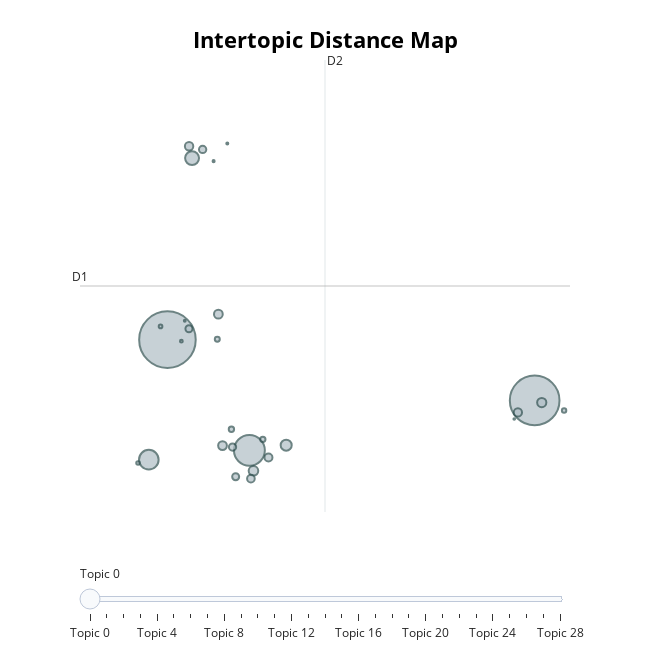

The notebook cell this image was saved under:
### Code cell
topic_model = topic_model.reduce_topics(docs, nr_topics=30)
topic_model.visualize_topics()

### Figure 1 — Plotly figure (JSON) as saved in the notebook; plotly's stock layout.template omitted (floating-point values rounded to 4 significant figures)
{"data": [{"customdata": [[0, "like | enemy | play | get | make", 15852], [1, "good | fuck | best | bad | yes", 12219], [2, "love | die | hate | ii | rollin", 4731], [3, "gud | de | que | git | jogo", 1902], [4, "skeleton | hitboxes | hat | parry | hitbox", 959], [5, "praise | sun | jolly | cooperation | die", 603], [6, "shrek | handle | unless | life | rat", 457], [7, "peak | epic | hell | fiction | top", 421], [8, "elden | ring | good | play | like", 382], [9, "amana | ez | amaze | shrine | fuck", 380], [10, "hole | tongue | try | horse | finger", 349], [11, "poo | dogshit | dog | cat | fart", 340], [12, "seek | lest | bearer | bear | pursuer", 314], [13, "majula | emerald | herald | waifu | anus", 290], [14, "underrated | overhated | underrate | underated | criminally", 266], [15, "achievement | chest | message | gem | ahead", 262], [16, "adp | adaptability | level | stat | lvl", 245], [17, "goat | goated | casul | rap | rapier", 241], [18, "cancer | addictive | addict | brain | health", 142], [19, "iron | keep | never | go | passage", 140], [20, "save | cloud | file | data | delete", 123], [21, "illusory | ahead | wall | liar | video", 96], [22, "smooth | rough | edge | silky | yah", 66], [23, "gavlan | wheel | deal | gah | hah", 63], [24, "enjoyer | average | content | enjoys | bert", 39], [25, "base | foraksen | buy | please | forefront", 21], [26, "swag | pog | onnnn | gayming | swigity", 20], [27, "key | binding | bind | keybinds | keybinding", 17], [28, "bussin | bussy | bus | claymore | bis", 13]], "hovertemplate": "<b>Topic %{customdata[0]}</b><br>%{customdata[1]}<br>Size: %{customdata[2]}", "legendgroup": "", "marker": {"color": "#B0BEC5", "line": {"color": "DarkSlateGrey", "width": 2}, "size": [15852, 12219, 4731, 1902, 959, 603, 457, 421, 382, 380, 349, 340, 314, 290, 266, 262, 245, 241, 142, 140, 123, 96, 66, 63, 39, 21, 20, 17, 13], "sizemode": "area", "sizeref": 9.908, "symbol": "circle"}, "mode": "markers", "name": "", "orientation": "v", "showlegend": false, "type": "scatter", "x": [-5.993, 0.1656, -4.619, -6.306, -5.58, -4.002, -4.55, 0.2846, -5.139, -5.07, -5.63, -0.1158, -4.298, -4.593, -5.403, -4.901, -5.632, -4.849, -4.92, -4.393, -5.157, 0.6594, -6.109, -6.487, -5.76, -5.219, -4.989, -5.702, -0.1769], "xaxis": "x", "y": [11.99, 9.97, 8.313, 8.004, 18.01, 8.486, 7.634, 9.901, 12.83, 8.471, 18.41, 9.572, 8.079, 7.373, 18.3, 8.422, 12.35, 7.436, 9.012, 8.678, 12.0, 9.636, 12.43, 7.891, 11.94, 17.91, 18.5, 12.61, 9.356], "yaxis": "y"}], "layout": {"annotations": [{"showarrow": false, "text": "D1", "x": -7.46, "y": 13.77, "yshift": 10}, {"showarrow": false, "text": "D2", "x": -3.351, "xshift": 10, "y": 21.27}], "height": 650, "hoverlabel": {"bgcolor": "white", "font": {"family": "Rockwell", "size": 16}}, "legend": {"itemsizing": "constant", "tracegroupgap": 0}, "margin": {"t": 60}, "shapes": [{"line": {"color": "#CFD8DC", "width": 2}, "type": "line", "x0": -3.351, "x1": -3.351, "y0": 6.267, "y1": 21.27}, {"line": {"color": "#9E9E9E", "width": 2}, "type": "line", "x0": -7.46, "x1": 0.7583, "y0": 13.77, "y1": 13.77}], "sliders": [{"active": 0, "pad": {"t": 50}, "steps": [{"args": [{"marker.color": [["red", "#B0BEC5", "#B0BEC5", "#B0BEC5", "#B0BEC5", "#B0BEC5", "#B0BEC5", "#B0BEC5", "#B0BEC5", "#B0BEC5", "#B0BEC5", "#B0BEC5", "#B0BEC5", "#B0BEC5", "#B0BEC5", "#B0BEC5", "#B0BEC5", "#B0BEC5", "#B0BEC5", "#B0BEC5", "#B0BEC5", "#B0BEC5", "#B0BEC5", "#B0BEC5", "#B0BEC5", "#B0BEC5", "#B0BEC5", "#B0BEC5", "#B0BEC5"]]}], "label": "Topic 0", "method": "update"}, {"args": [{"marker.color": [["#B0BEC5", "red", "#B0BEC5", "#B0BEC5", "#B0BEC5", "#B0BEC5", "#B0BEC5", "#B0BEC5", "#B0BEC5", "#B0BEC5", "#B0BEC5", "#B0BEC5", "#B0BEC5", "#B0BEC5", "#B0BEC5", "#B0BEC5", "#B0BEC5", "#B0BEC5", "#B0BEC5", "#B0BEC5", "#B0BEC5", "#B0BEC5", "#B0BEC5", "#B0BEC5", "#B0BEC5", "#B0BEC5", "#B0BEC5", "#B0BEC5", "#B0BEC5"]]}], "label": "Topic 1", "method": "update"}, {"args": [{"marker.color": [["#B0BEC5", "#B0BEC5", "red", "#B0BEC5", "#B0BEC5", "#B0BEC5", "#B0BEC5", "#B0BEC5", "#B0BEC5", "#B0BEC5", "#B0BEC5", "#B0BEC5", "#B0BEC5", "#B0BEC5", "#B0BEC5", "#B0BEC5", "#B0BEC5", "#B0BEC5", "#B0BEC5", "#B0BEC5", "#B0BEC5", "#B0BEC5", "#B0BEC5", "#B0BEC5", "#B0BEC5", "#B0BEC5", "#B0BEC5", "#B0BEC5", "#B0BEC5"]]}], "label": "Topic 2", "method": "update"}, {"args": [{"marker.color": [["#B0BEC5", "#B0BEC5", "#B0BEC5", "red", "#B0BEC5", "#B0BEC5", "#B0BEC5", "#B0BEC5", "#B0BEC5", "#B0BEC5", "#B0BEC5", "#B0BEC5", "#B0BEC5", "#B0BEC5", "#B0BEC5", "#B0BEC5", "#B0BEC5", "#B0BEC5", "#B0BEC5", "#B0BEC5", "#B0BEC5", "#B0BEC5", "#B0BEC5", "#B0BEC5", "#B0BEC5", "#B0BEC5", "#B0BEC5", "#B0BEC5", "#B0BEC5"]]}], "label": "Topic 3", "method": "update"}, {"args": [{"marker.color": [["#B0BEC5", "#B0BEC5", "#B0BEC5", "#B0BEC5", "red", "#B0BEC5", "#B0BEC5", "#B0BEC5", "#B0BEC5", "#B0BEC5", "#B0BEC5", "#B0BEC5", "#B0BEC5", "#B0BEC5", "#B0BEC5", "#B0BEC5", "#B0BEC5", "#B0BEC5", "#B0BEC5", "#B0BEC5", "#B0BEC5", "#B0BEC5", "#B0BEC5", "#B0BEC5", "#B0BEC5", "#B0BEC5", "#B0BEC5", "#B0BEC5", "#B0BEC5"]]}], "label": "Topic 4", "method": "update"}, {"args": [{"marker.color": [["#B0BEC5", "#B0BEC5", "#B0BEC5", "#B0BEC5", "#B0BEC5", "red", "#B0BEC5", "#B0BEC5", "#B0BEC5", "#B0BEC5", "#B0BEC5", "#B0BEC5", "#B0BEC5", "#B0BEC5", "#B0BEC5", "#B0BEC5", "#B0BEC5", "#B0BEC5", "#B0BEC5", "#B0BEC5", "#B0BEC5", "#B0BEC5", "#B0BEC5", "#B0BEC5", "#B0BEC5", "#B0BEC5", "#B0BEC5", "#B0BEC5", "#B0BEC5"]]}], "label": "Topic 5", "method": "update"}, {"args": [{"marker.color": [["#B0BEC5", "#B0BEC5", "#B0BEC5", "#B0BEC5", "#B0BEC5", "#B0BEC5", "red", "#B0BEC5", "#B0BEC5", "#B0BEC5", "#B0BEC5", "#B0BEC5", "#B0BEC5", "#B0BEC5", "#B0BEC5", "#B0BEC5", "#B0BEC5", "#B0BEC5", "#B0BEC5", "#B0BEC5", "#B0BEC5", "#B0BEC5", "#B0BEC5", "#B0BEC5", "#B0BEC5", "#B0BEC5", "#B0BEC5", "#B0BEC5", "#B0BEC5"]]}], "label": "Topic 6", "method": "update"}, {"args": [{"marker.color": [["#B0BEC5", "#B0BEC5", "#B0BEC5", "#B0BEC5", "#B0BEC5", "#B0BEC5", "#B0BEC5", "red", "#B0BEC5", "#B0BEC5", "#B0BEC5", "#B0BEC5", "#B0BEC5", "#B0BEC5", "#B0BEC5", "#B0BEC5", "#B0BEC5", "#B0BEC5", "#B0BEC5", "#B0BEC5", "#B0BEC5", "#B0BEC5", "#B0BEC5", "#B0BEC5", "#B0BEC5", "#B0BEC5", "#B0BEC5", "#B0BEC5", "#B0BEC5"]]}], "label": "Topic 7", "method": "update"}, {"args": [{"marker.color": [["#B0BEC5", "#B0BEC5", "#B0BEC5", "#B0BEC5", "#B0BEC5", "#B0BEC5", "#B0BEC5", "#B0BEC5", "red", "#B0BEC5", "#B0BEC5", "#B0BEC5", "#B0BEC5", "#B0BEC5", "#B0BEC5", "#B0BEC5", "#B0BEC5", "#B0BEC5", "#B0BEC5", "#B0BEC5", "#B0BEC5", "#B0BEC5", "#B0BEC5", "#B0BEC5", "#B0BEC5", "#B0BEC5", "#B0BEC5", "#B0BEC5", "#B0BEC5"]]}], "label": "Topic 8", "method": "update"}, {"args": [{"marker.color": [["#B0BEC5", "#B0BEC5", "#B0BEC5", "#B0BEC5", "#B0BEC5", "#B0BEC5", "#B0BEC5", "#B0BEC5", "#B0BEC5", "red", "#B0BEC5", "#B0BEC5", "#B0BEC5", "#B0BEC5", "#B0BEC5", "#B0BEC5", "#B0BEC5", "#B0BEC5", "#B0BEC5", "#B0BEC5", "#B0BEC5", "#B0BEC5", "#B0BEC5", "#B0BEC5", "#B0BEC5", "#B0BEC5", "#B0BEC5", "#B0BEC5", "#B0BEC5"]]}], "label": "Topic 9", "method": "update"}, {"args": [{"marker.color": [["#B0BEC5", "#B0BEC5", "#B0BEC5", "#B0BEC5", "#B0BEC5", "#B0BEC5", "#B0BEC5", "#B0BEC5", "#B0BEC5", "#B0BEC5", "red", "#B0BEC5", "#B0BEC5", "#B0BEC5", "#B0BEC5", "#B0BEC5", "#B0BEC5", "#B0BEC5", "#B0BEC5", "#B0BEC5", "#B0BEC5", "#B0BEC5", "#B0BEC5", "#B0BEC5", "#B0BEC5", "#B0BEC5", "#B0BEC5", "#B0BEC5", "#B0BEC5"]]}], "label": "Topic 10", "method": "update"}, {"args": [{"marker.color": [["#B0BEC5", "#B0BEC5", "#B0BEC5", "#B0BEC5", "#B0BEC5", "#B0BEC5", "#B0BEC5", "#B0BEC5", "#B0BEC5", "#B0BEC5", "#B0BEC5", "red", "#B0BEC5", "#B0BEC5", "#B0BEC5", "#B0BEC5", "#B0BEC5", "#B0BEC5", "#B0BEC5", "#B0BEC5", "#B0BEC5", "#B0BEC5", "#B0BEC5", "#B0BEC5", "#B0BEC5", "#B0BEC5", "#B0BEC5", "#B0BEC5", "#B0BEC5"]]}], "label": "Topic 11", "method": "update"}, {"args": [{"marker.color": [["#B0BEC5", "#B0BEC5", "#B0BEC5", "#B0BEC5", "#B0BEC5", "#B0BEC5", "#B0BEC5", "#B0BEC5", "#B0BEC5", "#B0BEC5", "#B0BEC5", "#B0BEC5", "red", "#B0BEC5", "#B0BEC5", "#B0BEC5", "#B0BEC5", "#B0BEC5", "#B0BEC5", "#B0BEC5", "#B0BEC5", "#B0BEC5", "#B0BEC5", "#B0BEC5", "#B0BEC5", "#B0BEC5", "#B0BEC5", "#B0BEC5", "#B0BEC5"]]}], "label": "Topic 12", "method": "update"}, {"args": [{"marker.color": [["#B0BEC5", "#B0BEC5", "#B0BEC5", "#B0BEC5", "#B0BEC5", "#B0BEC5", "#B0BEC5", "#B0BEC5", "#B0BEC5", "#B0BEC5", "#B0BEC5", "#B0BEC5", "#B0BEC5", "red", "#B0BEC5", "#B0BEC5", "#B0BEC5", "#B0BEC5", "#B0BEC5", "#B0BEC5", "#B0BEC5", "#B0BEC5", "#B0BEC5", "#B0BEC5", "#B0BEC5", "#B0BEC5", "#B0BEC5", "#B0BEC5", "#B0BEC5"]]}], "label": "Topic 13", "method": "update"}, {"args": [{"marker.color": [["#B0BEC5", "#B0BEC5", "#B0BEC5", "#B0BEC5", "#B0BEC5", "#B0BEC5", "#B0BEC5", "#B0BEC5", "#B0BEC5", "#B0BEC5", "#B0BEC5", "#B0BEC5", "#B0BEC5", "#B0BEC5", "red", "#B0BEC5", "#B0BEC5", "#B0BEC5", "#B0BEC5", "#B0BEC5", "#B0BEC5", "#B0BEC5", "#B0BEC5", "#B0BEC5", "#B0BEC5", "#B0BEC5", "#B0BEC5", "#B0BEC5", "#B0BEC5"]]}], "label": "Topic 14", "method": "update"}, {"args": [{"marker.color": [["#B0BEC5", "#B0BEC5", "#B0BEC5", "#B0BEC5", "#B0BEC5", "#B0BEC5", "#B0BEC5", "#B0BEC5", "#B0BEC5", "#B0BEC5", "#B0BEC5", "#B0BEC5", "#B0BEC5", "#B0BEC5", "#B0BEC5", "red", "#B0BEC5", "#B0BEC5", "#B0BEC5", "#B0BEC5", "#B0BEC5", "#B0BEC5", "#B0BEC5", "#B0BEC5", "#B0BEC5", "#B0BEC5", "#B0BEC5", "#B0BEC5", "#B0BEC5"]]}], "label": "Topic 15", "method": "update"}, {"args": [{"marker.color": [["#B0BEC5", "#B0BEC5", "#B0BEC5", "#B0BEC5", "#B0BEC5", "#B0BEC5", "#B0BEC5", "#B0BEC5", "#B0BEC5", "#B0BEC5", "#B0BEC5", "#B0BEC5", "#B0BEC5", "#B0BEC5", "#B0BEC5", "#B0BEC5", "red", "#B0BEC5", "#B0BEC5", "#B0BEC5", "#B0BEC5", "#B0BEC5", "#B0BEC5", "#B0BEC5", "#B0BEC5", "#B0BEC5", "#B0BEC5", "#B0BEC5", "#B0BEC5"]]}], "label": "Topic 16", "method": "update"}, {"args": [{"marker.color": [["#B0BEC5", "#B0BEC5", "#B0BEC5", "#B0BEC5", "#B0BEC5", "#B0BEC5", "#B0BEC5", "#B0BEC5", "#B0BEC5", "#B0BEC5", "#B0BEC5", "#B0BEC5", "#B0BEC5", "#B0BEC5", "#B0BEC5", "#B0BEC5", "#B0BEC5", "red", "#B0BEC5", "#B0BEC5", "#B0BEC5", "#B0BEC5", "#B0BEC5", "#B0BEC5", "#B0BEC5", "#B0BEC5", "#B0BEC5", "#B0BEC5", "#B0BEC5"]]}], "label": "Topic 17", "method": "update"}, {"args": [{"marker.color": [["#B0BEC5", "#B0BEC5", "#B0BEC5", "#B0BEC5", "#B0BEC5", "#B0BEC5", "#B0BEC5", "#B0BEC5", "#B0BEC5", "#B0BEC5", "#B0BEC5", "#B0BEC5", "#B0BEC5", "#B0BEC5", "#B0BEC5", "#B0BEC5", "#B0BEC5", "#B0BEC5", "red", "#B0BEC5", "#B0BEC5", "#B0BEC5", "#B0BEC5", "#B0BEC5", "#B0BEC5", "#B0BEC5", "#B0BEC5", "#B0BEC5", "#B0BEC5"]]}], "label": "Topic 18", "method": "update"}, {"args": [{"marker.color": [["#B0BEC5", "#B0BEC5", "#B0BEC5", "#B0BEC5", "#B0BEC5", "#B0BEC5", "#B0BEC5", "#B0BEC5", "#B0BEC5", "#B0BEC5", "#B0BEC5", "#B0BEC5", "#B0BEC5", "#B0BEC5", "#B0BEC5", "#B0BEC5", "#B0BEC5", "#B0BEC5", "#B0BEC5", "red", "#B0BEC5", "#B0BEC5", "#B0BEC5", "#B0BEC5", "#B0BEC5", "#B0BEC5", "#B0BEC5", "#B0BEC5", "#B0BEC5"]]}], "label": "Topic 19", "method": "update"}, {"args": [{"marker.color": [["#B0BEC5", "#B0BEC5", "#B0BEC5", "#B0BEC5", "#B0BEC5", "#B0BEC5", "#B0BEC5", "#B0BEC5", "#B0BEC5", "#B0BEC5", "#B0BEC5", "#B0BEC5", "#B0BEC5", "#B0BEC5", "#B0BEC5", "#B0BEC5", "#B0BEC5", "#B0BEC5", "#B0BEC5", "#B0BEC5", "red", "#B0BEC5", "#B0BEC5", "#B0BEC5", "#B0BEC5", "#B0BEC5", "#B0BEC5", "#B0BEC5", "#B0BEC5"]]}], "label": "Topic 20", "method": "update"}, {"args": [{"marker.color": [["#B0BEC5", "#B0BEC5", "#B0BEC5", "#B0BEC5", "#B0BEC5", "#B0BEC5", "#B0BEC5", "#B0BEC5", "#B0BEC5", "#B0BEC5", "#B0BEC5", "#B0BEC5", "#B0BEC5", "#B0BEC5", "#B0BEC5", "#B0BEC5", "#B0BEC5", "#B0BEC5", "#B0BEC5", "#B0BEC5", "#B0BEC5", "red", "#B0BEC5", "#B0BEC5", "#B0BEC5", "#B0BEC5", "#B0BEC5", "#B0BEC5", "#B0BEC5"]]}], "label": "Topic 21", "method": "update"}, {"args": [{"marker.color": [["#B0BEC5", "#B0BEC5", "#B0BEC5", "#B0BEC5", "#B0BEC5", "#B0BEC5", "#B0BEC5", "#B0BEC5", "#B0BEC5", "#B0BEC5", "#B0BEC5", "#B0BEC5", "#B0BEC5", "#B0BEC5", "#B0BEC5", "#B0BEC5", "#B0BEC5", "#B0BEC5", "#B0BEC5", "#B0BEC5", "#B0BEC5", "#B0BEC5", "red", "#B0BEC5", "#B0BEC5", "#B0BEC5", "#B0BEC5", "#B0BEC5", "#B0BEC5"]]}], "label": "Topic 22", "method": "update"}, {"args": [{"marker.color": [["#B0BEC5", "#B0BEC5", "#B0BEC5", "#B0BEC5", "#B0BEC5", "#B0BEC5", "#B0BEC5", "#B0BEC5", "#B0BEC5", "#B0BEC5", "#B0BEC5", "#B0BEC5", "#B0BEC5", "#B0BEC5", "#B0BEC5", "#B0BEC5", "#B0BEC5", "#B0BEC5", "#B0BEC5", "#B0BEC5", "#B0BEC5", "#B0BEC5", "#B0BEC5", "red", "#B0BEC5", "#B0BEC5", "#B0BEC5", "#B0BEC5", "#B0BEC5"]]}], "label": "Topic 23", "method": "update"}, {"args": [{"marker.color": [["#B0BEC5", "#B0BEC5", "#B0BEC5", "#B0BEC5", "#B0BEC5", "#B0BEC5", "#B0BEC5", "#B0BEC5", "#B0BEC5", "#B0BEC5", "#B0BEC5", "#B0BEC5", "#B0BEC5", "#B0BEC5", "#B0BEC5", "#B0BEC5", "#B0BEC5", "#B0BEC5", "#B0BEC5", "#B0BEC5", "#B0BEC5", "#B0BEC5", "#B0BEC5", "#B0BEC5", "red", "#B0BEC5", "#B0BEC5", "#B0BEC5", "#B0BEC5"]]}], "label": "Topic 24", "method": "update"}, {"args": [{"marker.color": [["#B0BEC5", "#B0BEC5", "#B0BEC5", "#B0BEC5", "#B0BEC5", "#B0BEC5", "#B0BEC5", "#B0BEC5", "#B0BEC5", "#B0BEC5", "#B0BEC5", "#B0BEC5", "#B0BEC5", "#B0BEC5", "#B0BEC5", "#B0BEC5", "#B0BEC5", "#B0BEC5", "#B0BEC5", "#B0BEC5", "#B0BEC5", "#B0BEC5", "#B0BEC5", "#B0BEC5", "#B0BEC5", "red", "#B0BEC5", "#B0BEC5", "#B0BEC5"]]}], "label": "Topic 25", "method": "update"}, {"args": [{"marker.color": [["#B0BEC5", "#B0BEC5", "#B0BEC5", "#B0BEC5", "#B0BEC5", "#B0BEC5", "#B0BEC5", "#B0BEC5", "#B0BEC5", "#B0BEC5", "#B0BEC5", "#B0BEC5", "#B0BEC5", "#B0BEC5", "#B0BEC5", "#B0BEC5", "#B0BEC5", "#B0BEC5", "#B0BEC5", "#B0BEC5", "#B0BEC5", "#B0BEC5", "#B0BEC5", "#B0BEC5", "#B0BEC5", "#B0BEC5", "red", "#B0BEC5", "#B0BEC5"]]}], "label": "Topic 26", "method": "update"}, {"args": [{"marker.color": [["#B0BEC5", "#B0BEC5", "#B0BEC5", "#B0BEC5", "#B0BEC5", "#B0BEC5", "#B0BEC5", "#B0BEC5", "#B0BEC5", "#B0BEC5", "#B0BEC5", "#B0BEC5", "#B0BEC5", "#B0BEC5", "#B0BEC5", "#B0BEC5", "#B0BEC5", "#B0BEC5", "#B0BEC5", "#B0BEC5", "#B0BEC5", "#B0BEC5", "#B0BEC5", "#B0BEC5", "#B0BEC5", "#B0BEC5", "#B0BEC5", "red", "#B0BEC5"]]}], "label": "Topic 27", "method": "update"}, {"args": [{"marker.color": [["#B0BEC5", "#B0BEC5", "#B0BEC5", "#B0BEC5", "#B0BEC5", "#B0BEC5", "#B0BEC5", "#B0BEC5", "#B0BEC5", "#B0BEC5", "#B0BEC5", "#B0BEC5", "#B0BEC5", "#B0BEC5", "#B0BEC5", "#B0BEC5", "#B0BEC5", "#B0BEC5", "#B0BEC5", "#B0BEC5", "#B0BEC5", "#B0BEC5", "#B0BEC5", "#B0BEC5", "#B0BEC5", "#B0BEC5", "#B0BEC5", "#B0BEC5", "red"]]}], "label": "Topic 28", "method": "update"}]}], "title": {"font": {"color": "Black", "size": 22}, "text": "<b>Intertopic Distance Map</b>", "x": 0.5, "xanchor": "center", "y": 0.95, "yanchor": "top"}, "width": 650, "xaxis": {"anchor": "y", "domain": [0, 1], "range": [-7.46, 0.7583], "title": {"text": ""}, "visible": false}, "yaxis": {"anchor": "x", "domain": [0, 1], "range": [6.267, 21.27], "title": {"text": ""}, "visible": false}}}
